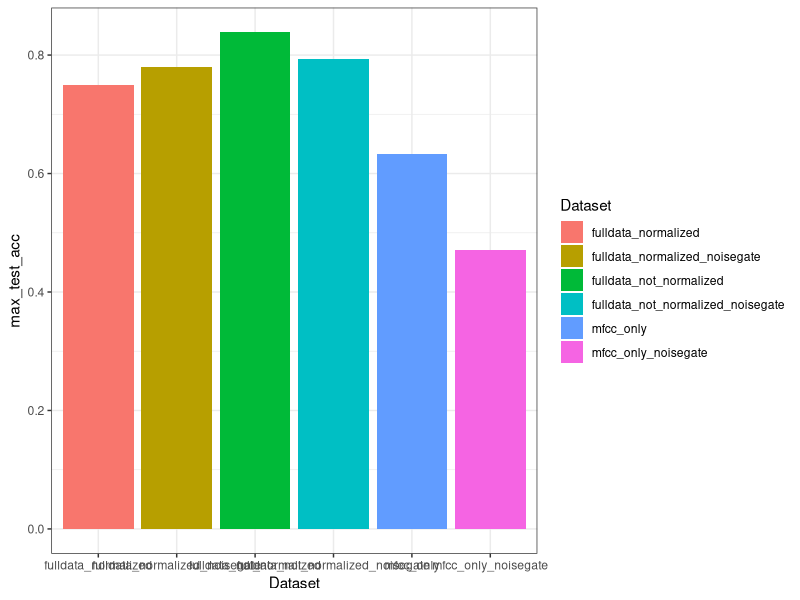

Generate this figure with R:
library(tidyverse)

whale_data = read_csv('final_results_only_whales.csv')
dolphine_and_whale_data = read_csv('final_results_with_dolphines.csv')
print(whale_data)
print(dolphine_and_whale_data)

# show the mean test accuracy
print("Dolphine mean test accuracy")
dolphine_plot_data = group_by(dolphine_and_whale_data, Model) %>%
    summarize(mean_test_acc = mean(Test_Accuracy)) %>%
    print()

# show the max test accuracy
print("Dolphine max test accuracy")
dolphine_plot_data = group_by(dolphine_and_whale_data, Model) %>%
    summarize(max_test_acc = max(Test_Accuracy)) %>%
    print()

# show the mean test accuracy
print("Whale mean test accuracy")
whale_plot_data = group_by(whale_data, Model) %>%
    summarize(mean_test_acc = mean(Test_Accuracy)) %>%
    print()

whale_plot = ggplot(whale_plot_data, aes(x=Model, mean_test_acc, fill=Model)) + 
    geom_col() +
    theme_bw()

#show(whale_plot)

# show the max test accuracy score per model
print("Whale max test accuracy")
whale_plot_data = group_by(whale_data, Model) %>%
    summarize(max_test_acc = max(Test_Accuracy)) %>%
    print()

whale_plot = ggplot(whale_plot_data, aes(x=Model, max_test_acc, fill=Model)) + 
    geom_col() +
    theme_bw()

#show(whale_plot)

# show the max test accuracy score per dataset type
whale_plot_data = group_by(whale_data, Dataset) %>%
    summarize(max_test_acc = max(Test_Accuracy))

whale_plot = ggplot(whale_plot_data, aes(x=Dataset, max_test_acc, fill=Dataset)) + 
    geom_col() +
    theme_bw()

show(whale_plot)